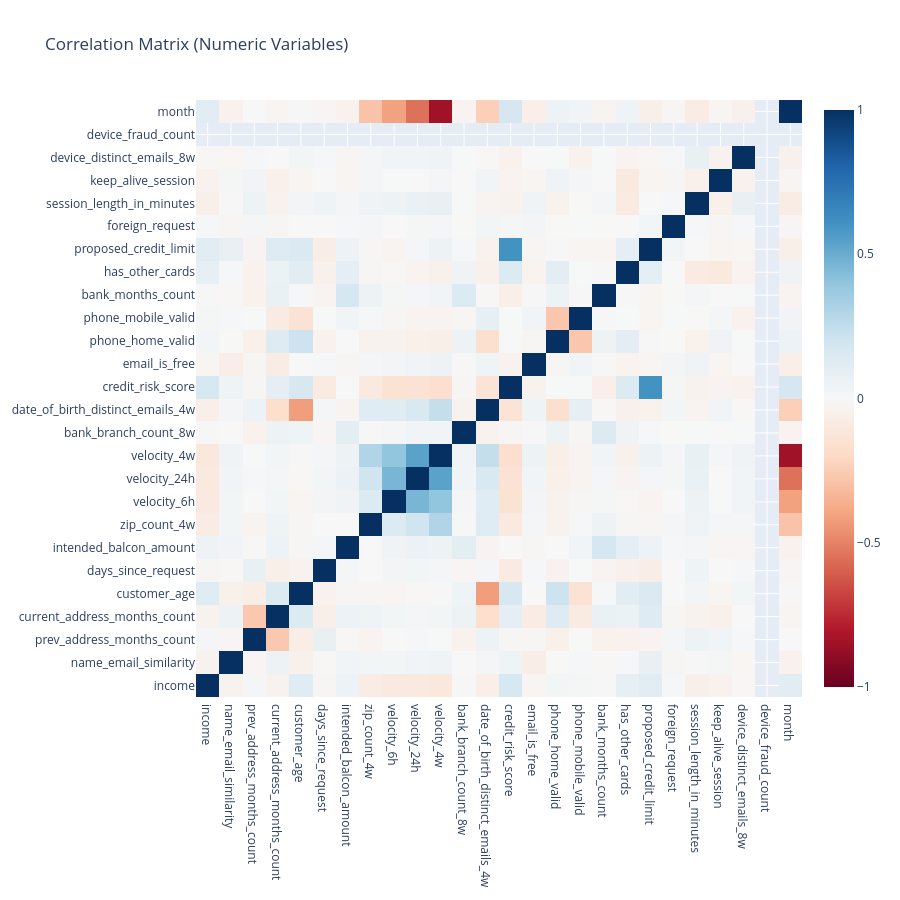

This figure's notebook cell:
### Code cell
fig = go.Figure(
    data = go.Heatmap(
        z = numeric_correlation.values,              # correlation values
        x = numeric_correlation.columns,             # column names
        y = numeric_correlation.columns,             # row names
        colorscale = "RdBu",                         # blue → negative, red → positive
        zmin = -1, zmax = 1                          # keep scale consistent
    )
)

fig.update_layout(
    title = "Correlation Matrix (Numeric Variables)",
    width = 900,
    height = 900
)

fig.show()

### Figure 1 — Plotly figure (JSON) as saved in the notebook; plotly's stock layout.template omitted (floating-point values rounded to 4 significant figures; data arrays with more than 128 entries replaced by an {"elided": "..."} marker saying what was removed)
{"data": [{"colorscale": [[0, "rgb(103,0,31)"], [0.1, "rgb(178,24,43)"], [0.2, "rgb(214,96,77)"], [0.3, "rgb(244,165,130)"], [0.4, "rgb(253,219,199)"], [0.5, "rgb(247,247,247)"], [0.6, "rgb(209,229,240)"], [0.7, "rgb(146,197,222)"], [0.8, "rgb(67,147,195)"], [0.9, "rgb(33,102,172)"], [1, "rgb(5,48,97)"]], "type": "heatmap", "x": ["income", "name_email_similarity", "prev_address_months_count", "current_address_months_count", "customer_age", "days_since_request", "intended_balcon_amount", "zip_count_4w", "velocity_6h", "velocity_24h", "velocity_4w", "bank_branch_count_8w", "date_of_birth_distinct_emails_4w", "credit_risk_score", "email_is_free", "phone_home_valid", "phone_mobile_valid", "bank_months_count", "has_other_cards", "proposed_credit_limit", "foreign_request", "session_length_in_minutes", "keep_alive_session", "device_distinct_emails_8w", "device_fraud_count", "month"], "y": ["income", "name_email_similarity", "prev_address_months_count", "current_address_months_count", "customer_age", "days_since_request", "intended_balcon_amount", "zip_count_4w", "velocity_6h", "velocity_24h", "velocity_4w", "bank_branch_count_8w", "date_of_birth_distinct_emails_4w", "credit_risk_score", "email_is_free", "phone_home_valid", "phone_mobile_valid", "bank_months_count", "has_other_cards", "proposed_credit_limit", "foreign_request", "session_length_in_minutes", "keep_alive_session", "device_distinct_emails_8w", "device_fraud_count", "month"], "z": {"elided": "26x26 float values"}, "zmax": 1, "zmin": -1}], "layout": {"height": 900, "title": {"text": "Correlation Matrix (Numeric Variables)"}, "width": 900}}
